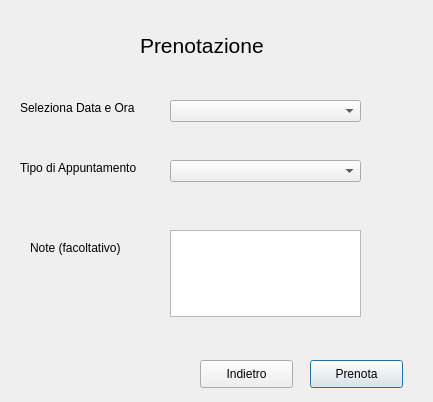
<?xml version="1.0" encoding="UTF-8"?>
<ui version="4.0">
 <class>Prenotazione</class>
 <widget class="QDialog" name="Prenotazione">
  <property name="geometry">
   <rect>
    <x>0</x>
    <y>0</y>
    <width>433</width>
    <height>402</height>
   </rect>
  </property>
  <property name="windowTitle">
   <string>Nuova Prenotazione</string>
  </property>
  <widget class="QLabel" name="label">
   <property name="geometry">
    <rect>
     <x>20</x>
     <y>100</y>
     <width>191</width>
     <height>16</height>
    </rect>
   </property>
   <property name="text">
    <string>Seleziona Data e Ora</string>
   </property>
  </widget>
  <widget class="QLabel" name="label_2">
   <property name="geometry">
    <rect>
     <x>140</x>
     <y>20</y>
     <width>251</width>
     <height>51</height>
    </rect>
   </property>
   <property name="font">
    <font>
     <pointsize>16</pointsize>
    </font>
   </property>
   <property name="text">
    <string>Prenotazione</string>
   </property>
  </widget>
  <widget class="QLabel" name="label_3">
   <property name="geometry">
    <rect>
     <x>20</x>
     <y>160</y>
     <width>131</width>
     <height>16</height>
    </rect>
   </property>
   <property name="text">
    <string>Tipo di Appuntamento</string>
   </property>
  </widget>
  <widget class="QComboBox" name="comboBox">
   <property name="geometry">
    <rect>
     <x>170</x>
     <y>160</y>
     <width>191</width>
     <height>22</height>
    </rect>
   </property>
  </widget>
  <widget class="QLabel" name="label_4">
   <property name="geometry">
    <rect>
     <x>30</x>
     <y>240</y>
     <width>131</width>
     <height>16</height>
    </rect>
   </property>
   <property name="text">
    <string>Note (facoltativo)</string>
   </property>
  </widget>
  <widget class="QComboBox" name="comboBox_2">
   <property name="geometry">
    <rect>
     <x>170</x>
     <y>100</y>
     <width>191</width>
     <height>22</height>
    </rect>
   </property>
  </widget>
  <widget class="QTextEdit" name="textEdit">
   <property name="geometry">
    <rect>
     <x>170</x>
     <y>230</y>
     <width>191</width>
     <height>87</height>
    </rect>
   </property>
  </widget>
  <widget class="QPushButton" name="pushButton">
   <property name="geometry">
    <rect>
     <x>310</x>
     <y>360</y>
     <width>93</width>
     <height>28</height>
    </rect>
   </property>
   <property name="text">
    <string>Prenota</string>
   </property>
  </widget>
  <widget class="QPushButton" name="pushButton_2">
   <property name="geometry">
    <rect>
     <x>200</x>
     <y>360</y>
     <width>93</width>
     <height>28</height>
    </rect>
   </property>
   <property name="text">
    <string>Indietro</string>
   </property>
  </widget>
 </widget>
 <resources/>
 <connections/>
</ui>
